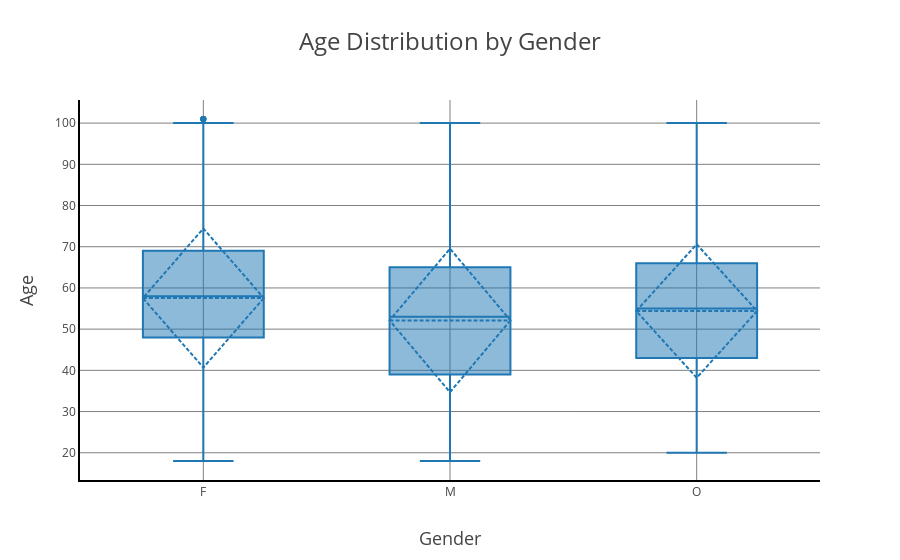

The cell this chart's notebook holds for it:
### Markdown cell above
### Age VS Gender Analysis

### Code cell
fig1 = go.Figure()
fig1.add_trace(go.Box(x=cleaned_profile_df['gender'], y=cleaned_profile_df['age'], boxmean='sd'))
fig1.update_layout(
    title='Age Distribution by Gender',
    xaxis_title='Gender',
    yaxis_title='Age',
    template= graph_custom_template
)
fig1.show()

avg_age_by_gender = cleaned_profile_df.groupby('gender')['age'].mean().reset_index()
print("Average Age by Gender")
print(avg_age_by_gender)

### Figure 1 — Plotly figure (JSON) as saved in the notebook; plotly's stock layout.template omitted (floating-point values rounded to 4 significant figures; data arrays with more than 128 entries replaced by an {"elided": "..."} marker saying what was removed)
{"data": [{"boxmean": "sd", "type": "box", "x": {"elided": "14825 str values"}, "y": {"elided": "14825 int values"}}], "layout": {"title": {"text": "Age Distribution by Gender"}, "xaxis": {"title": {"text": "Gender"}}, "yaxis": {"title": {"text": "Age"}}}}
